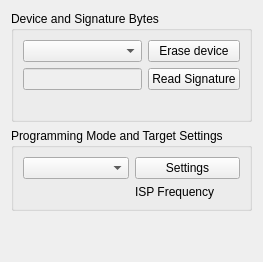
       <widget class="QWidget" name="tabMain">
        <attribute name="title">
         <string>Main</string>
        </attribute>
        <layout class="QVBoxLayout" name="verticalLayout_6">
         <item>
          <widget class="QGroupBox" name="groupBox">
           <property name="title">
            <string>Device and Signature Bytes</string>
           </property>
           <layout class="QGridLayout" name="gridLayout">
            <item row="0" column="0">
             <widget class="QComboBox" name="comboBoxDevice"/>
            </item>
            <item row="0" column="1">
             <widget class="QPushButton" name="pushButton">
              <property name="text">
               <string>Erase device</string>
              </property>
              <property name="icon">
               <iconset resource="icons/icons.qrc">
                <normaloff>:/edit-delete.svg</normaloff>:/edit-delete.svg</iconset>
              </property>
             </widget>
            </item>
            <item row="1" column="0">
             <widget class="QLineEdit" name="lineEditDevSignature">
              <property name="enabled">
               <bool>false</bool>
              </property>
             </widget>
            </item>
            <item row="2" column="0">
             <widget class="QLabel" name="labelSignatureMatch">
              <property name="text">
               <string/>
              </property>
             </widget>
            </item>
            <item row="1" column="1">
             <widget class="QPushButton" name="pushButtonReadSignature">
              <property name="text">
               <string>Read Signature</string>
              </property>
             </widget>
            </item>
           </layout>
          </widget>
         </item>
         <item>
          <widget class="QGroupBox" name="groupBoxProgModeAndTarget">
           <property name="title">
            <string>Programming Mode and Target Settings</string>
           </property>
           <layout class="QGridLayout" name="gridLayout_2">
            <item row="0" column="0">
             <widget class="QComboBox" name="comboBoxIspMode"/>
            </item>
            <item row="0" column="1">
             <widget class="QPushButton" name="pushButtonProgmodeSettings">
              <property name="text">
               <string>Settings</string>
              </property>
              <property name="icon">
               <iconset resource="icons/icons.qrc">
                <normaloff>:/gconf-editor.svg</normaloff>:/gconf-editor.svg</iconset>
              </property>
             </widget>
            </item>
            <item row="1" column="1">
             <widget class="QLabel" name="labelISPFreq">
              <property name="text">
               <string>ISP Frequency</string>
              </property>
             </widget>
            </item>
           </layout>
          </widget>
         </item>
         <item>
          <spacer name="verticalSpacer">
           <property name="orientation">
            <enum>Qt::Vertical</enum>
           </property>
           <property name="sizeHint" stdset="0">
            <size>
             <width>20</width>
             <height>40</height>
            </size>
           </property>
          </spacer>
         </item>
        </layout>
       </widget>
